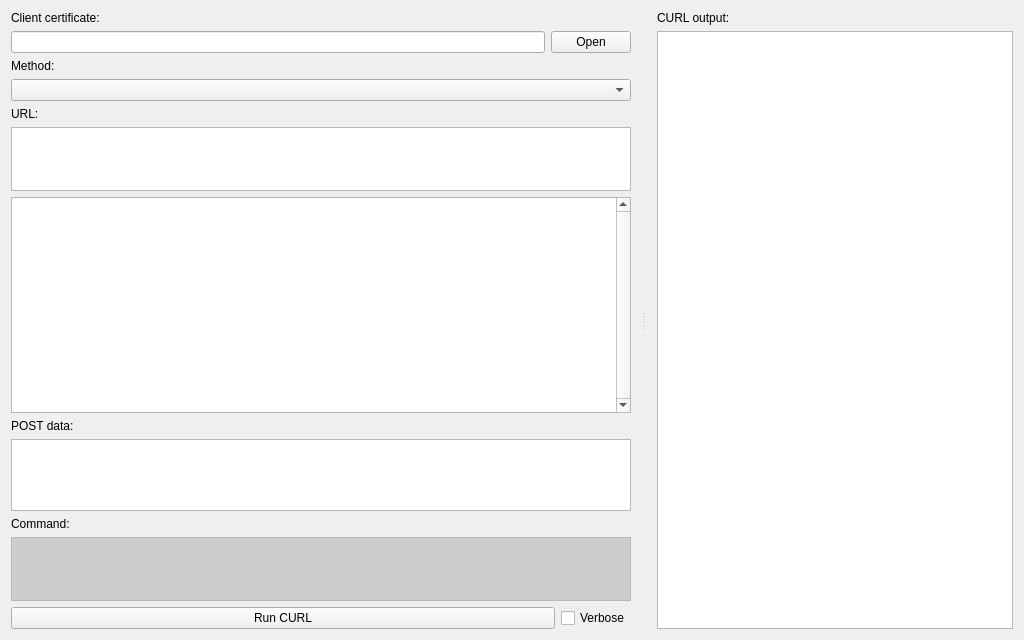
<?xml version="1.0" encoding="UTF-8"?>
<ui version="4.0">
 <class>MainWindow</class>
 <widget class="QMainWindow" name="MainWindow">
  <property name="geometry">
   <rect>
    <x>0</x>
    <y>0</y>
    <width>1024</width>
    <height>640</height>
   </rect>
  </property>
  <property name="windowTitle">
   <string>CURL gui</string>
  </property>
  <widget class="QWidget" name="centralWidget">
   <property name="sizePolicy">
    <sizepolicy hsizetype="Preferred" vsizetype="Preferred">
     <horstretch>0</horstretch>
     <verstretch>0</verstretch>
    </sizepolicy>
   </property>
   <layout class="QHBoxLayout" name="horizontalLayout">
    <property name="spacing">
     <number>0</number>
    </property>
    <property name="leftMargin">
     <number>0</number>
    </property>
    <property name="topMargin">
     <number>0</number>
    </property>
    <property name="rightMargin">
     <number>0</number>
    </property>
    <property name="bottomMargin">
     <number>0</number>
    </property>
    <item>
     <widget class="QSplitter" name="splitter">
      <property name="sizePolicy">
       <sizepolicy hsizetype="Expanding" vsizetype="Expanding">
        <horstretch>0</horstretch>
        <verstretch>0</verstretch>
       </sizepolicy>
      </property>
      <property name="orientation">
       <enum>Qt::Horizontal</enum>
      </property>
      <property name="opaqueResize">
       <bool>true</bool>
      </property>
      <property name="handleWidth">
       <number>4</number>
      </property>
      <property name="childrenCollapsible">
       <bool>false</bool>
      </property>
      <widget class="QWidget" name="verticalLayoutWidget">
       <layout class="QVBoxLayout" name="verticalLayout_2" stretch="0,0,0,0,0,0,0,0,0,0,0,0">
        <property name="spacing">
         <number>6</number>
        </property>
        <property name="sizeConstraint">
         <enum>QLayout::SetDefaultConstraint</enum>
        </property>
        <item>
         <widget class="QLabel" name="label_3">
          <property name="text">
           <string>Client certificate:</string>
          </property>
         </widget>
        </item>
        <item>
         <layout class="QHBoxLayout" name="horizontalLayout_2">
          <item>
           <widget class="QLineEdit" name="certLineEdit"/>
          </item>
          <item>
           <widget class="QPushButton" name="pushButton_2">
            <property name="text">
             <string>Open</string>
            </property>
           </widget>
          </item>
         </layout>
        </item>
        <item>
         <widget class="QLabel" name="label_4">
          <property name="text">
           <string>Method:</string>
          </property>
         </widget>
        </item>
        <item>
         <widget class="QComboBox" name="comboBox"/>
        </item>
        <item>
         <widget class="QLabel" name="label">
          <property name="text">
           <string>URL:</string>
          </property>
         </widget>
        </item>
        <item>
         <widget class="QPlainTextEdit" name="urlPlainTextEdit">
          <property name="sizePolicy">
           <sizepolicy hsizetype="Expanding" vsizetype="Fixed">
            <horstretch>0</horstretch>
            <verstretch>0</verstretch>
           </sizepolicy>
          </property>
          <property name="minimumSize">
           <size>
            <width>0</width>
            <height>64</height>
           </size>
          </property>
          <property name="maximumSize">
           <size>
            <width>16777215</width>
            <height>64</height>
           </size>
          </property>
          <property name="baseSize">
           <size>
            <width>0</width>
            <height>0</height>
           </size>
          </property>
         </widget>
        </item>
        <item>
         <widget class="QListWidget" name="urlListWidget">
          <property name="sizePolicy">
           <sizepolicy hsizetype="Expanding" vsizetype="Expanding">
            <horstretch>0</horstretch>
            <verstretch>3</verstretch>
           </sizepolicy>
          </property>
          <property name="verticalScrollBarPolicy">
           <enum>Qt::ScrollBarAlwaysOn</enum>
          </property>
         </widget>
        </item>
        <item>
         <widget class="QLabel" name="label_2">
          <property name="text">
           <string>POST data:</string>
          </property>
         </widget>
        </item>
        <item>
         <widget class="QPlainTextEdit" name="postDataPlainTextEdit">
          <property name="sizePolicy">
           <sizepolicy hsizetype="Expanding" vsizetype="Fixed">
            <horstretch>0</horstretch>
            <verstretch>1</verstretch>
           </sizepolicy>
          </property>
          <property name="minimumSize">
           <size>
            <width>0</width>
            <height>64</height>
           </size>
          </property>
          <property name="maximumSize">
           <size>
            <width>16777215</width>
            <height>16777215</height>
           </size>
          </property>
         </widget>
        </item>
        <item>
         <widget class="QLabel" name="label_5">
          <property name="text">
           <string>Command:</string>
          </property>
         </widget>
        </item>
        <item>
         <widget class="QPlainTextEdit" name="cmdPlainTextEdit">
          <property name="sizePolicy">
           <sizepolicy hsizetype="Expanding" vsizetype="Fixed">
            <horstretch>0</horstretch>
            <verstretch>0</verstretch>
           </sizepolicy>
          </property>
          <property name="minimumSize">
           <size>
            <width>450</width>
            <height>64</height>
           </size>
          </property>
          <property name="maximumSize">
           <size>
            <width>16777215</width>
            <height>64</height>
           </size>
          </property>
          <property name="baseSize">
           <size>
            <width>0</width>
            <height>0</height>
           </size>
          </property>
          <property name="palette">
           <palette>
            <active>
             <colorrole role="Base">
              <brush brushstyle="SolidPattern">
               <color alpha="255">
                <red>205</red>
                <green>205</green>
                <blue>205</blue>
               </color>
              </brush>
             </colorrole>
            </active>
            <inactive>
             <colorrole role="Base">
              <brush brushstyle="SolidPattern">
               <color alpha="255">
                <red>205</red>
                <green>205</green>
                <blue>205</blue>
               </color>
              </brush>
             </colorrole>
            </inactive>
            <disabled>
             <colorrole role="Base">
              <brush brushstyle="SolidPattern">
               <color alpha="255">
                <red>252</red>
                <green>252</green>
                <blue>252</blue>
               </color>
              </brush>
             </colorrole>
            </disabled>
           </palette>
          </property>
          <property name="horizontalScrollBarPolicy">
           <enum>Qt::ScrollBarAlwaysOff</enum>
          </property>
          <property name="readOnly">
           <bool>true</bool>
          </property>
          <property name="backgroundVisible">
           <bool>false</bool>
          </property>
         </widget>
        </item>
        <item>
         <layout class="QHBoxLayout" name="horizontalLayout_3">
          <item>
           <widget class="QPushButton" name="pushButton">
            <property name="sizePolicy">
             <sizepolicy hsizetype="Expanding" vsizetype="Fixed">
              <horstretch>0</horstretch>
              <verstretch>0</verstretch>
             </sizepolicy>
            </property>
            <property name="minimumSize">
             <size>
              <width>0</width>
              <height>0</height>
             </size>
            </property>
            <property name="text">
             <string>Run CURL</string>
            </property>
            <property name="checkable">
             <bool>false</bool>
            </property>
            <property name="flat">
             <bool>false</bool>
            </property>
           </widget>
          </item>
          <item>
           <widget class="QCheckBox" name="checkBox">
            <property name="text">
             <string>Verbose</string>
            </property>
           </widget>
          </item>
         </layout>
        </item>
       </layout>
      </widget>
      <widget class="QWidget" name="verticalLayoutWidget_2">
       <layout class="QVBoxLayout" name="verticalLayout_4">
        <item>
         <widget class="QLabel" name="label_6">
          <property name="text">
           <string>CURL output:</string>
          </property>
         </widget>
        </item>
        <item>
         <widget class="QPlainTextEdit" name="outputPlainTextEdit">
          <property name="font">
           <font>
            <family>Monospace</family>
            <pointsize>9</pointsize>
           </font>
          </property>
         </widget>
        </item>
       </layout>
      </widget>
     </widget>
    </item>
   </layout>
  </widget>
 </widget>
 <layoutdefault spacing="6" margin="11"/>
 <resources/>
 <connections/>
</ui>
